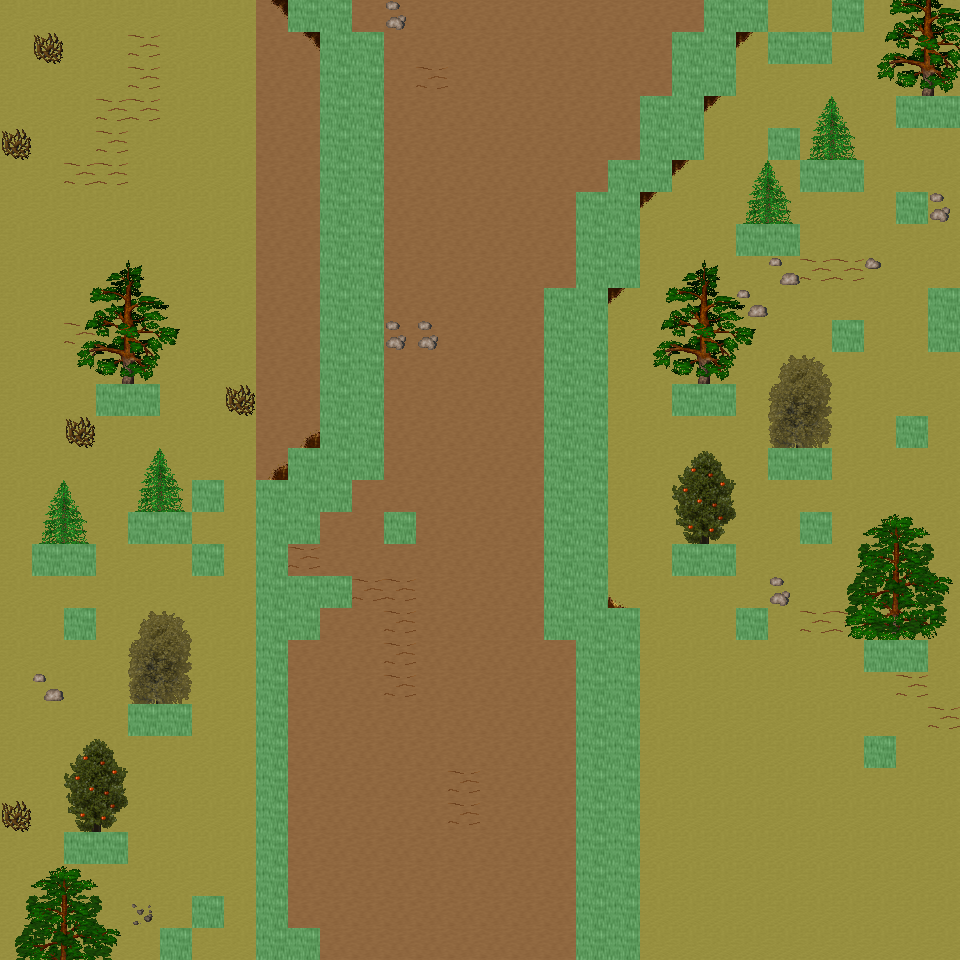

This is a level from a 2D game, rendered from its Tiled map with the project's own tilesets. A one-line summary and the map file follow, with tile-layer data summarised:
An orthogonal 30x30 tile map with 32x32 px tiles, 6 tile layers (Ground, Object, Object2, Above, ...), 47 tilesets and 12 objects (12x mapExit).

<map version="1.0" orientation="orthogonal" renderorder="right-down" width="30" height="30" tilewidth="32" tileheight="32" nextobjectid="13">
  <tileset firstgid="1" name="tileset_ground_ground" tilewidth="32" tileheight="32" tilecount="33" columns="3">
    <image source="../drawable/tileset_ground_ground.png" width="96" height="352" />
  </tileset>
  <tileset firstgid="34" name="tileset_ground_ice_ice" tilewidth="32" tileheight="32" tilecount="3" columns="3">
    <image source="../drawable/tileset_ground_ice_ice.png" width="96" height="32" />
  </tileset>
  <tileset firstgid="37" name="tileset_ground_earth_edges" tilewidth="32" tileheight="32" tilecount="18" columns="6">
    <image source="../drawable/tileset_ground_earth_edges.png" width="192" height="96" />
  </tileset>
  <tileset firstgid="55" name="tileset_ground_rock_pebbles" tilewidth="32" tileheight="32" tilecount="3" columns="1">
    <image source="../drawable/tileset_ground_rock_pebbles.png" width="32" height="96" />
  </tileset>
  <tileset firstgid="58" name="tileset_item_corpse_huge_animal" tilewidth="32" tileheight="32" tilecount="16" columns="2">
    <image source="../drawable/tileset_item_corpse_huge_animal.png" width="64" height="256" />
  </tileset>
  <tileset firstgid="74" name="tileset_plant_flower_daisy_white" tilewidth="32" tileheight="32" tilecount="8" columns="2">
    <image source="../drawable/tileset_plant_flower_daisy_white.png" width="64" height="128" />
  </tileset>
  <tileset firstgid="82" name="tileset_ground_ridge_earth_dark" tilewidth="32" tileheight="32" tilecount="96" columns="12">
    <image source="../drawable/tileset_ground_ridge_earth_dark.png" width="384" height="256" />
  </tileset>
  <tileset firstgid="178" name="tileset_ground_grass_edges" tilewidth="32" tileheight="32" tilecount="36" columns="12">
    <image source="../drawable/tileset_ground_grass_edges.png" width="384" height="96" />
  </tileset>
  <tileset firstgid="214" name="tileset_ground_ridge_ice_2" tilewidth="32" tileheight="32" tilecount="42" columns="7">
    <image source="../drawable/tileset_ground_ridge_ice_2.png" width="224" height="192" />
  </tileset>
  <tileset firstgid="256" name="tileset_ground_ice_glacier" tilewidth="32" tileheight="32" tilecount="1" columns="1">
    <image source="../drawable/tileset_ground_ice_glacier.png" width="32" height="32" />
  </tileset>
  <tileset firstgid="257" name="tileset_ground_ice_edges" tilewidth="32" tileheight="32" tilecount="9" columns="3">
    <image source="../drawable/tileset_ground_ice_edges.png" width="96" height="96" />
  </tileset>
  <tileset firstgid="266" name="tileset_plant_bush_large_brown" tilewidth="32" tileheight="32" tilecount="9" columns="3">
    <image source="../drawable/tileset_plant_bush_large_brown.png" width="96" height="96" />
  </tileset>
  <tileset firstgid="275" name="tileset_ground_ridge_ice" tilewidth="32" tileheight="32" tilecount="42" columns="7">
    <image source="../drawable/tileset_ground_ridge_ice.png" width="224" height="192" />
  </tileset>
  <tileset firstgid="317" name="tileset_plant_bush_various_small" tilewidth="32" tileheight="32" tilecount="9" columns="3">
    <image source="../drawable/tileset_plant_bush_various_small.png" width="96" height="96" />
  </tileset>
  <tileset firstgid="326" name="tileset_ground_rock_rocks_2" tilewidth="32" tileheight="32" tilecount="4" columns="2">
    <image source="../drawable/tileset_ground_rock_rocks_2.png" width="64" height="64" />
  </tileset>
  <tileset firstgid="330" name="tileset_building_decoration_blue_circle" tilewidth="32" tileheight="32" tilecount="4" columns="2">
    <image source="../drawable/tileset_building_decoration_blue_circle.png" width="64" height="64" />
  </tileset>
  <tileset firstgid="334" name="tileset_item_statue_cross" tilewidth="32" tileheight="32" tilecount="1" columns="1">
    <image source="../drawable/tileset_item_statue_cross.png" width="32" height="32" />
  </tileset>
  <tileset firstgid="335" name="tileset_ground_rock_green_crystal" tilewidth="32" tileheight="32" tilecount="9" columns="3">
    <image source="../drawable/tileset_ground_rock_green_crystal.png" width="96" height="96" />
  </tileset>
  <tileset firstgid="344" name="tileset_furniture_light_iron_lamp" tilewidth="32" tileheight="32" tilecount="3" columns="1">
    <image source="../drawable/tileset_furniture_light_iron_lamp.png" width="32" height="96" />
  </tileset>
  <tileset firstgid="347" name="tileset_item_statue_metal_and_stone" tilewidth="32" tileheight="32" tilecount="6" columns="3">
    <image source="../drawable/tileset_item_statue_metal_and_stone.png" width="96" height="64" />
  </tileset>
  <tileset firstgid="353" name="tileset_ground_ladder_horizontal_pale" tilewidth="32" tileheight="32" tilecount="3" columns="1">
    <image source="../drawable/tileset_ground_ladder_horizontal_pale.png" width="32" height="96" />
  </tileset>
  <tileset firstgid="356" name="tileset_plant_bush_bushes" tilewidth="32" tileheight="32" tilecount="10" columns="5">
    <image source="../drawable/tileset_plant_bush_bushes.png" width="160" height="64" />
  </tileset>
  <tileset firstgid="366" name="tileset_item_blood_floor_stain" tilewidth="32" tileheight="32" tilecount="1" columns="1">
    <image source="../drawable/tileset_item_blood_floor_stain.png" width="32" height="32" />
  </tileset>
  <tileset firstgid="367" name="tileset_item_corpse_skull_dark" tilewidth="32" tileheight="32" tilecount="2" columns="2">
    <image source="../drawable/tileset_item_corpse_skull_dark.png" width="64" height="32" />
  </tileset>
  <tileset firstgid="369" name="tileset_furniture_light_flames" tilewidth="32" tileheight="32" tilecount="6" columns="6">
    <image source="../drawable/tileset_furniture_light_flames.png" width="192" height="32" />
  </tileset>
  <tileset firstgid="375" name="tileset_logic_creature_human" tilewidth="32" tileheight="32" tilecount="5" columns="5">
    <image source="../drawable/tileset_logic_creature_human.png" width="160" height="32" />
  </tileset>
  <tileset firstgid="380" name="tileset_logic_creature_elemental" tilewidth="32" tileheight="32" tilecount="16" columns="8">
    <image source="../drawable/tileset_logic_creature_elemental.png" width="256" height="64" />
  </tileset>
  <tileset firstgid="396" name="tileset_logic_collision" tilewidth="32" tileheight="32" tilecount="1" columns="1">
    <image source="../drawable/tileset_logic_collision.png" width="32" height="32" />
  </tileset>
  <tileset firstgid="397" name="tileset_logic_creature_giant_human" tilewidth="32" tileheight="32" tilecount="16" columns="8">
    <image source="../drawable/tileset_logic_creature_giant_human.png" width="256" height="64" />
  </tileset>
  <tileset firstgid="413" name="tileset_plant_tree_taller_trees" tilewidth="32" tileheight="32" tilecount="32" columns="8">
    <image source="../drawable/tileset_plant_tree_taller_trees.png" width="256" height="128" />
  </tileset>
  <tileset firstgid="445" name="tileset_plant_tree_spruce" tilewidth="32" tileheight="32" tilecount="6" columns="2">
    <image source="../drawable/tileset_plant_tree_spruce.png" width="64" height="96" />
  </tileset>
  <tileset firstgid="451" name="tileset_plant_bush_bush_mult_colored" tilewidth="32" tileheight="32" tilecount="6" columns="3">
    <image source="../drawable/tileset_plant_bush_bush_mult_colored.png" width="96" height="64" />
  </tileset>
  <tileset firstgid="457" name="tileset_ground_ice_icehole" tilewidth="32" tileheight="32" tilecount="1" columns="1">
    <image source="../drawable/tileset_ground_ice_icehole.png" width="32" height="32" />
  </tileset>
  <tileset firstgid="458" name="tileset_logic_portal" tilewidth="32" tileheight="32" tilecount="24" columns="8">
    <image source="../drawable/tileset_logic_portal.png" width="256" height="96" />
  </tileset>
  <tileset firstgid="482" name="tileset_building_wall_int_clay" tilewidth="32" tileheight="32" tilecount="100" columns="10">
    <image source="../drawable/tileset_building_wall_int_clay.png" width="320" height="320" />
  </tileset>
  <tileset firstgid="582" name="tileset_plant_tree_pine_tree" tilewidth="32" tileheight="32" tilecount="20" columns="4">
    <image source="../drawable/tileset_plant_tree_pine_tree.png" width="128" height="160" />
  </tileset>
  <tileset firstgid="602" name="tileset_plant_tree_pine_tree_1" tilewidth="32" tileheight="32" tilecount="20" columns="4">
    <image source="../drawable/tileset_plant_tree_pine_tree_1.png" width="128" height="160" />
  </tileset>
  <tileset firstgid="622" name="tileset_plant_stump_hollow_logs" tilewidth="32" tileheight="32" tilecount="6" columns="3">
    <image source="../drawable/tileset_plant_stump_hollow_logs.png" width="96" height="64" />
  </tileset>
  <tileset firstgid="628" name="tileset_plant_stump_small_stump" tilewidth="32" tileheight="32" tilecount="4" columns="2">
    <image source="../drawable/tileset_plant_stump_small_stump.png" width="64" height="64" />
  </tileset>
  <tileset firstgid="632" name="tileset_plant_stump_stump_snow1" tilewidth="32" tileheight="32" tilecount="2" columns="2">
    <image source="../drawable/tileset_plant_stump_stump_snow1.png" width="64" height="32" />
  </tileset>
  <tileset firstgid="634" name="tileset_plant_stump_stump_snow" tilewidth="32" tileheight="32" tilecount="2" columns="2">
    <image source="../drawable/tileset_plant_stump_stump_snow.png" width="64" height="32" />
  </tileset>
  <tileset firstgid="636" name="tileset_building_decoration_rocks" tilewidth="32" tileheight="32" tilecount="6" columns="3">
    <image source="../drawable/tileset_building_decoration_rocks.png" width="96" height="64" />
  </tileset>
  <tileset firstgid="642" name="tileset_ground_rock_rocks" tilewidth="32" tileheight="32" tilecount="4" columns="2">
    <image source="../drawable/tileset_ground_rock_rocks.png" width="64" height="64" />
  </tileset>
  <tileset firstgid="646" name="tileset_plant_tree_snow_on_pine" tilewidth="32" tileheight="32" tilecount="20" columns="4">
    <image source="../drawable/tileset_plant_tree_snow_on_pine.png" width="128" height="160" />
  </tileset>
  <tileset firstgid="666" name="tileset_light_dim_light_5x5" tilewidth="32" tileheight="32" tilecount="25" columns="5">
    <image source="../drawable/tileset_light_dim_light_5x5.png" width="160" height="160" />
  </tileset>
  <tileset firstgid="691" name="tileset_logic_creature_fowl" tilewidth="32" tileheight="32" tilecount="6" columns="6">
    <image source="../drawable/tileset_logic_creature_fowl.png" width="192" height="32" />
  </tileset>
  <tileset firstgid="697" name="tileset_logic_creature_animal" tilewidth="32" tileheight="32" tilecount="32" columns="8">
    <image source="../drawable/tileset_logic_creature_animal.png" width="256" height="128" />
  </tileset>
  <layer name="Ground" width="30" height="30">
    <data>[900 cells, 900 non-empty, 2 distinct tile ids]</data>
  </layer>
  <layer name="Object" width="30" height="30">
    <data>[900 cells, 204 non-empty, 46 distinct tile ids]</data>
  </layer>
  <layer name="Object2" width="30" height="30">
    <data>[900 cells, 2 non-empty, 1 distinct tile ids]</data>
  </layer>
  <layer name="Above" width="30" height="30">
    <data>[900 cells, 114 non-empty, 50 distinct tile ids]</data>
  </layer>
  <layer name="Above2" width="30" height="30">
    <data>[900 cells, 0 non-empty, 0 distinct tile ids]</data>
  </layer>
  <layer name="Walkable" width="30" height="30">
    <data>[900 cells, 156 non-empty, 1 distinct tile ids]</data>
  </layer>
  <objectgroup name="MapEvents">
    <object id="1" name="north" type="mapExit" x="0" y="0" width="288" height="32">
      <properties>
        <property name="map" value="level_0_x72_y25" />
        <property name="x" value="0" />
        <property name="y" value="28" />
      </properties>
    </object>
    <object id="2" name="north2" type="mapExit" x="352" y="0" width="352" height="32">
      <properties>
        <property name="map" value="level_0_x72_y25" />
        <property name="x" value="11" />
        <property name="y" value="28" />
      </properties>
    </object>
    <object id="3" name="north3" type="mapExit" x="768" y="0" width="64" height="32">
      <properties>
        <property name="map" value="level_0_x72_y25" />
        <property name="x" value="24" />
        <property name="y" value="28" />
      </properties>
    </object>
    <object id="4" name="north4" type="mapExit" x="864" y="0" width="96" height="32">
      <properties>
        <property name="map" value="level_0_x72_y25" />
        <property name="x" value="27" />
        <property name="y" value="28" />
      </properties>
    </object>
    <object id="5" name="south" type="mapExit" x="0" y="928" width="160" height="32">
      <properties>
        <property name="map" value="level_0_x72_y27" />
        <property name="x" value="0" />
        <property name="y" value="1" />
      </properties>
    </object>
    <object id="6" name="south2" type="mapExit" x="192" y="928" width="64" height="32">
      <properties>
        <property name="map" value="level_0_x72_y27" />
        <property name="x" value="6" />
        <property name="y" value="1" />
      </properties>
    </object>
    <object id="7" name="south3" type="mapExit" x="320" y="928" width="256" height="32">
      <properties>
        <property name="map" value="level_0_x72_y27" />
        <property name="x" value="10" />
        <property name="y" value="1" />
      </properties>
    </object>
    <object id="8" name="south4" type="mapExit" x="640" y="928" width="320" height="32">
      <properties>
        <property name="map" value="level_0_x72_y27" />
        <property name="x" value="20" />
        <property name="y" value="1" />
      </properties>
    </object>
    <object id="9" name="west" type="mapExit" x="0" y="0" width="32" height="960">
      <properties>
        <property name="map" value="level_0_x71_y26" />
        <property name="x" value="28" />
        <property name="y" value="0" />
      </properties>
    </object>
    <object id="10" name="east" type="mapExit" x="928" y="0" width="32" height="96">
      <properties>
        <property name="map" value="level_0_x73_y26" />
        <property name="x" value="1" />
        <property name="y" value="0" />
      </properties>
    </object>
    <object id="11" name="east2" type="mapExit" x="928" y="128" width="32" height="160">
      <properties>
        <property name="map" value="level_0_x73_y26" />
        <property name="x" value="1" />
        <property name="y" value="4" />
      </properties>
    </object>
    <object id="12" name="east3" type="mapExit" x="928" y="352" width="32" height="608">
      <properties>
        <property name="map" value="level_0_x73_y26" />
        <property name="x" value="1" />
        <property name="y" value="11" />
      </properties>
    </object>
  </objectgroup>
</map>
